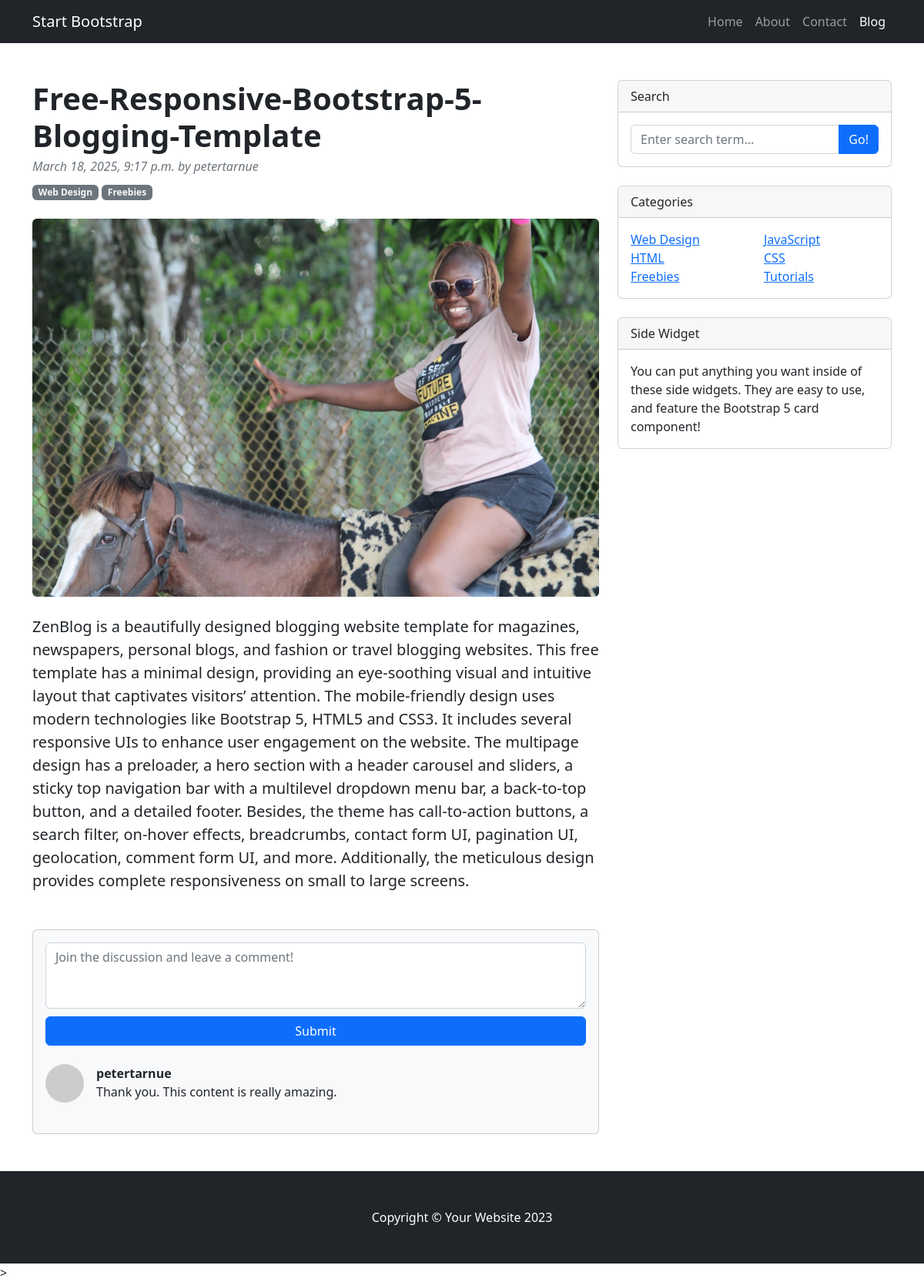
Page /read-detail/free-responsive-bootstrap-5-blogging-template/ (signed in) on the committed database.
### blockApp/models.py (models this page shows, shortened)
class Post(models.Model):
    title = models.CharField(max_length=200)
    body = models.TextField()
    date_created = models.DateTimeField(auto_now_add=True)
    updated_at = models.DateTimeField(auto_now=True)
    image = models.ImageField(upload_to='image')
    trending = models.BooleanField(default=False)
    writer = models.ForeignKey(User, on_delete=SET_NULL, null=True, blank=True)
    slug = models.SlugField(default='slug')

class Comment(models.Model):
    post = models.ForeignKey(Post, on_delete=models.CASCADE)
    body = models.TextField()

### blockApp/views.py (the view)
# urls.py: path('read-detail/<str:slug>/', views.read_detail, name='read-detail'),
def read_detail(request, slug):
    post = Post.objects.get(slug=slug)
    comments = post.comment_set.all()
    form = CommentForm()
    new_comment = None
    if request.method == "POST":
        form = CommentForm(request.POST)
        new_comment = form.save(commit=False)
        new_comment.post = post
        new_comment.save()
        return HttpResponseRedirect(reverse("read-detail", kwargs={"slug": slug }))
    context_d = {'post': post, 'comments':comments, 'form':form}
    return render(request, 'blog-app/post-detail.html', context_d)

### blockApp/forms.py
class CommentForm(forms.ModelForm):
    body = forms.CharField(
        max_length=500,
        widget=forms.Textarea(attrs={'class': 'form-control', "rows": 3, "placeholder": "Join the discussion and leave a comment!"})
    )
    class Meta:
        model = Comment
        fields = ['body',]

### blockApp/templates/blog-app/post-detail.html (shortened to what this page needs)
{% extends "blog-app/base.html" %}
{% load static %}
    {% block content %}
        <div class="container mt-5">
            <div class="row">
                <div class="col-lg-8">
                    <article>
                        <header class="mb-4">
                            <h1 class="fw-bolder mb-1">{{ post.title }}</h1>
                            <div class="text-muted fst-italic mb-2">{{ post.date_created }} by {{ post.writer }}</div>
                            <a class="badge bg-secondary text-decoration-none link-light" href="#!">Web Design</a>
                            <a class="badge bg-secondary text-decoration-none link-light" href="#!">Freebies</a>
                        </header>
                        <figure class="mb-4"><img class="img-fluid rounded" src="{{ post.image.url }}" alt="..." /></figure>
                        <section class="mb-5">
                            <p class="fs-5 mb-4">
                                {{ post.body }}
                            </p>
                        </section>
                    </article>
                    <section class="mb-5">
                        <div class="card bg-light">
                            <div class="card-body">
                                <form class="mb-4" method="POST">
                                    {{ form.body }}
                                    <button class="btn btn-primary" type="submit" value="submit" style="width: 100%; margin-top: 10px;" align="center">Submit</button>
                                </form>
                                {% for comment in comments  %}
                                <div class="d-flex mb-4">
                                        <div class="flex-shrink-0"><img class="rounded-circle" src="https://dummyimage.com/50x50/ced4da/6c757d.jpg" alt="..." /></div>
                                        <div class="ms-3">
                                            <div class="fw-bold">{{ request.user }} </div>
                                            {{ comment.body }}
                                        </div>
                                </div>
                                {% endfor %}
                            </div>
                        </div>
                    </section>
                </div>
                <div class="col-lg-4">
                    <div class="card mb-4">
                        <div class="card-header">Search</div>
                        <div class="card-body">
                            <div class="input-group">
                                <input class="form-control" type="text" placeholder="Enter search term..." aria-label="Enter search term..." aria-describedby="button-search" />
                                <button class="btn btn-primary" id="button-search" type="button">Go!</button>
                            </div>
                        </div>
                    </div>
                    <div class="card mb-4">
                        <div class="card-header">Categories</div>
                        <div class="card-body">
                            <div class="row">
                                <div class="col-sm-6">
                                    <ul class="list-unstyled mb-0">
                                        <li><a href="#!">Web Design</a></li>
                                        <li><a href="#!">HTML</a></li>
                                        <li><a href="#!">Freebies</a></li>
                                    </ul>
                                </div>
                                <div class="col-sm-6">
                                    <ul class="list-unstyled mb-0">
                                        <li><a href="#!">JavaScript</a></li>
                                        <li><a href="#!">CSS</a></li>
                                        <li><a href="#!">Tutorials</a></li>
                                    </ul>
                                </div>
                            </div>
                        </div>
                    </div>
                    <div class="card mb-4">
                        <div class="card-header">Side Widget</div>
                        <div class="card-body">You can put anything you want inside of these side widgets. They are easy to use, and feature the Bootstrap 5 card component!</div>
                    </div>
                </div>
            </div>
        </div>
    {% endblock content %}

### rows in the picture
Post: title "Free-Responsive-Bootstrap-5-Blogging-Template", date_created "March 18, 2025, 9:17 p.m.", writer "petertarnue", image (picture), body "ZenBlog is a beautifully designed blogging website template for magazines, newspapers, personal blogs, and fashion or travel blogging websites. This free template has a minimal design, providing an eye-soothing visual and intuitive layout that captivates visitors’ attention. The mobile-friendly design uses modern technologies like Bootstrap 5, HTML5 and CSS3. It includes several responsive UIs to enhance user engagement on the website. The multipage design has a preloader, a hero section with a header carousel and sliders, a sticky top navigation bar with a multilevel dropdown menu bar, a back-to-top button, and a detailed footer. Besides, the theme has call-to-action buttons, a search…"
Comment: body "Thank you. This content is really amazing."

### other values in the picture
{{ request.user }} "petertarnue"
